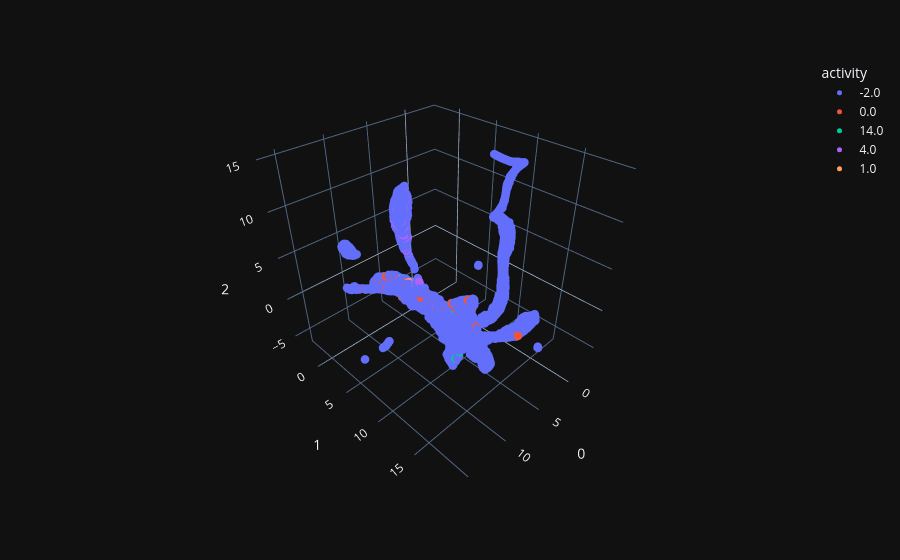

The cell this chart's notebook holds for it:
### Markdown cell above
## feature extraction and visualization via umap

### Code cell
label_concat = np.concatenate(label_list)
label_concat_vote = majority_value(label_concat)
# label_concat_vote.shape

umap_3d = UMAP(n_components=3)

proj_3d_gyro = umap_3d.fit_transform(repre_reshape)

fig_3d = px.scatter_3d(
    proj_3d_gyro, x=0, y=1, z=2,
    color=label_concat_vote.astype(str),  
    labels={'color': 'activity'}
)
fig_3d.update_traces(marker_size=5)

fig_3d.show()

### Figure 1 — Plotly figure (JSON) as saved in the notebook; plotly's stock layout.template omitted (floating-point values rounded to 4 significant figures; data arrays with more than 128 entries replaced by an {"elided": "..."} marker saying what was removed)
{"data": [{"hovertemplate": "activity=-2.0<br>0=%{x}<br>1=%{y}<br>2=%{z}<extra></extra>", "legendgroup": "-2.0", "marker": {"color": "#636efa", "symbol": "circle", "size": 5}, "mode": "markers", "name": "-2.0", "scene": "scene", "showlegend": true, "x": {"elided": "15253 float values"}, "y": {"elided": "15253 float values"}, "z": {"elided": "15253 float values"}, "type": "scatter3d"}, {"hovertemplate": "activity=0.0<br>0=%{x}<br>1=%{y}<br>2=%{z}<extra></extra>", "legendgroup": "0.0", "marker": {"color": "#EF553B", "symbol": "circle", "size": 5}, "mode": "markers", "name": "0.0", "scene": "scene", "showlegend": true, "x": {"elided": "277 float values"}, "y": {"elided": "277 float values"}, "z": {"elided": "277 float values"}, "type": "scatter3d"}, {"hovertemplate": "activity=14.0<br>0=%{x}<br>1=%{y}<br>2=%{z}<extra></extra>", "legendgroup": "14.0", "marker": {"color": "#00cc96", "symbol": "circle", "size": 5}, "mode": "markers", "name": "14.0", "scene": "scene", "showlegend": true, "x": [9.787, 10.42, 10.41, 9.315, 9.828, 9.948, 9.551, 9.336, 9.587, 9.074, 9.926, 9.968, 13.8, 10.03, 7.515, 7.614, 7.496, 7.512, 7.485, 7.479, 7.46, 7.497, 7.492, 7.452, 9.738, 7.758, 8.199, 7.921, 7.606, 7.759, 7.858, 7.821, 8.653, 9.587, 9.643, 10.0, 10.01, 10.03, 9.844, 7.976, 9.244, 8.727], "y": [5.481, 6.462, 9.634, 10.35, 9.198, 10.15, 12.66, 12.73, 12.47, 10.93, 8.157, 6.66, 10.29, 6.196, 10.15, 10.53, 11.28, 11.05, 11.54, 11.57, 11.61, 11.59, 11.49, 11.67, 11.0, 11.14, 10.48, 10.48, 10.76, 10.56, 10.52, 10.84, 10.97, 8.903, 10.31, 7.326, 7.324, 7.317, 10.69, 11.31, 10.02, 10.93], "z": [3.977, 4.411, 3.895, 3.163, 4.342, 3.941, 4.121, 3.78, 4.293, 2.588, 4.25, 4.289, 7.278, 4.366, -2.924, -3.545, -3.241, -4.447, -3.211, -3.073, -2.916, -2.691, -2.681, -2.738, 1.395, 0.0907, -0.7297, -0.605, -0.2064, -0.4767, -0.327, 0.06816, -0.6604, 4.187, 2.791, 7.883, 7.89, 7.85, 1.793, 0.6451, 3.361, 2.13], "type": "scatter3d"}, {"hovertemplate": "activity=4.0<br>0=%{x}<br>1=%{y}<br>2=%{z}<extra></extra>", "legendgroup": "4.0", "marker": {"color": "#ab63fa", "symbol": "circle", "size": 5}, "mode": "markers", "name": "4.0", "scene": "scene", "showlegend": true, "x": {"elided": "253 float values"}, "y": {"elided": "253 float values"}, "z": {"elided": "253 float values"}, "type": "scatter3d"}, {"hovertemplate": "activity=1.0<br>0=%{x}<br>1=%{y}<br>2=%{z}<extra></extra>", "legendgroup": "1.0", "marker": {"color": "#FFA15A", "symbol": "circle", "size": 5}, "mode": "markers", "name": "1.0", "scene": "scene", "showlegend": true, "x": [9.953, 9.64, 9.773, 9.431, 9.986, 9.896, 9.869, 10.16, 9.297, 9.835, 9.059, 8.457, 8.338, 7.946, 7.774, 8.008, 7.896, 8.08, 8.731, 9.541, 10.29, 10.28, 9.628, 9.551, 9.568, 10.1, 10.27, 10.0, 10.31, 10.04, 10.26, 9.862, 9.969, 10.29, 10.23, 9.559, 9.307, 9.512, 9.573, 10.38, 8.742, 9.73, 9.228, 8.724, 9.779, 9.726, 8.704], "y": [8.818, 9.231, 10.11, 9.654, 7.859, 7.764, 7.717, 8.97, 9.761, 7.898, 11.53, 11.21, 11.21, 10.53, 10.59, 11.04, 10.7, 10.51, 11.05, 9.669, 8.436, 9.031, 9.67, 9.849, 10.02, 8.973, 7.864, 7.577, 7.581, 8.616, 7.646, 7.819, 6.877, 6.498, 9.201, 4.183, 10.42, 3.988, 9.221, 7.287, 10.75, 10.9, 10.22, 10.75, 10.87, 10.93, 10.78], "z": [4.369, 4.024, 3.207, 3.784, 4.543, 4.571, 4.566, 4.426, 3.673, 4.621, -0.1641, 1.355, 0.277, -0.2264, -0.2684, 0.4703, -0.104, -0.4819, -0.5858, 3.725, 4.372, 4.234, 3.889, 3.687, 3.69, 4.298, 4.598, 4.562, 4.675, 4.424, 4.737, 4.558, 4.476, 4.466, 4.363, 3.378, 3.131, 3.252, 4.031, 4.565, 2.355, 1.437, 3.011, 2.333, 1.458, 1.357, 2.216], "type": "scatter3d"}], "layout": {"scene": {"domain": {"x": [0.0, 1.0], "y": [0.0, 1.0]}, "xaxis": {"title": {"text": "0"}}, "yaxis": {"title": {"text": "1"}}, "zaxis": {"title": {"text": "2"}}}, "legend": {"title": {"text": "activity"}, "tracegroupgap": 0}, "margin": {"t": 60}}}
